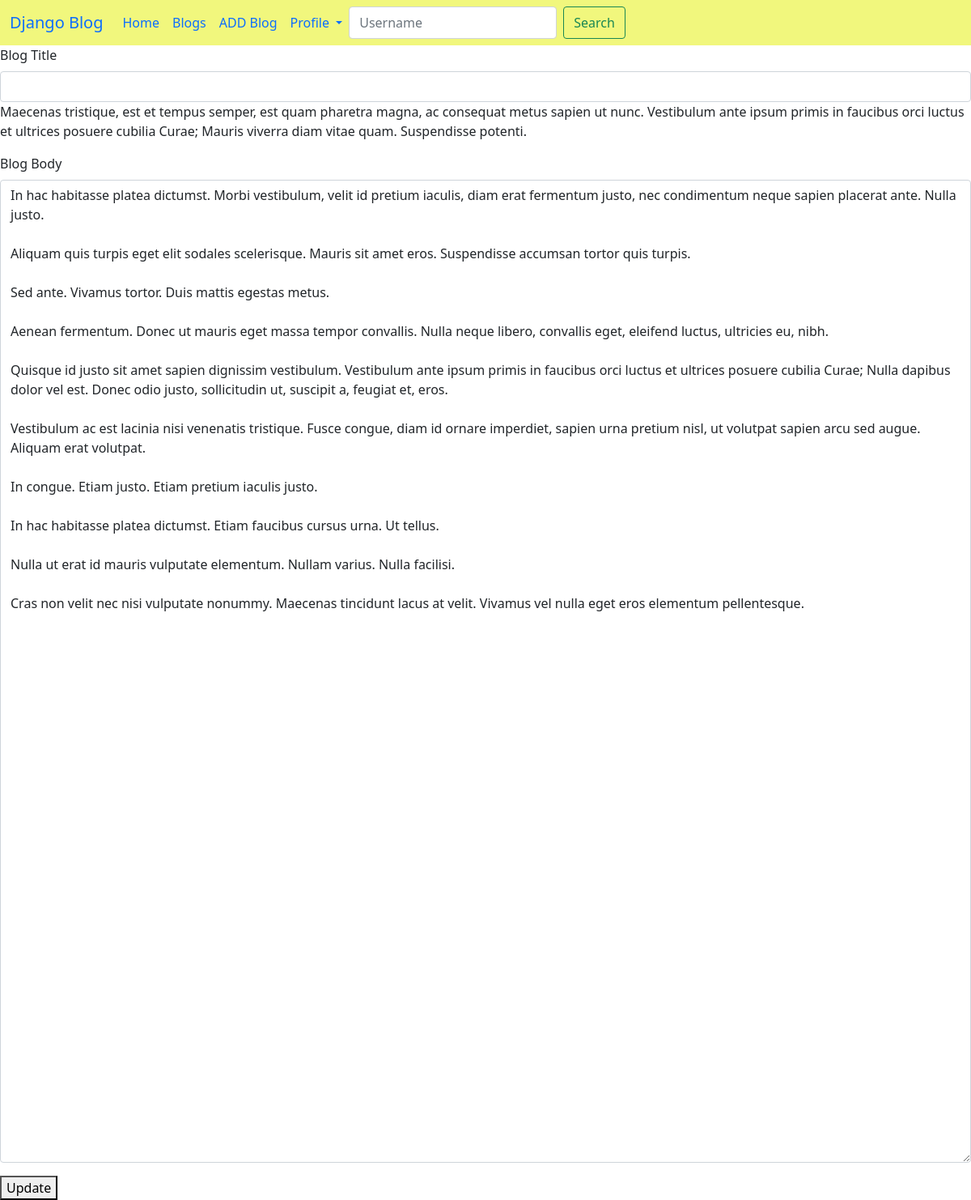
/blog/25/edit/ (signed in), run on the app's committed database.
### blog/models.py (models this page shows)
class Post(models.Model):
    title = models.CharField(max_length=1000)
    body = models.TextField(default="There no body")
    create_at = models.DateTimeField(auto_now_add=True)
    update_at = models.DateTimeField(auto_now=True)
    author = models.ForeignKey(User, models.CASCADE)
    likes = models.ManyToManyField(User, blank=True, related_name="likes")
    dislikes = models.ManyToManyField(User, blank=True, related_name="dislikes")
    class Meta:
        ordering = ["-create_at"]
    def get_absolute_url(self):
        from django.urls import reverse
        return reverse('blog:blog_detail', args=[self.pk])

### blog/views.py (the view)
# urls.py: path('blog/<int:pk>/edit/', views.blog_edit, name='blog_edit'),
def blog_edit(request, pk):
    if request.method == 'POST':
        try:
            post = Post.objects.get(pk=pk)
            post.title = request.POST['title']
            post.body = request.POST['body']
            post.save()
            return render(request, 'blog/blog_detail.html', {"post": post})
        except ObjectDoesNotExist:
            return render(request, 'blog/404.html', {"error": ObjectDoesNotExist})
    else:
        try:
            post = Post.objects.get(pk=pk)
            return render(request, 'blog/blog_edit.html', {"post": post})
        except ObjectDoesNotExist:
            return render(request, 'blog/404.html', {"error": ObjectDoesNotExist})

### blog/templates/blog/blog_edit.html (shortened to what this page needs)
{% extends 'blog/base.html' %}
{% block content %}
    <form action="{{post.get_absolute_url}}"method='post'>
        <div class="mb-3">
            <label for="exampleFormControlInput1" class="form-label">Blog Title</label>
            <input type="text" class="form-control" id="exampleFormControlInput1">{{post.title}}
        </div>
        <div class="mb-3">
            <label for="exampleFormControlTextarea1" class="form-label">Blog Body</label>
            <textarea class="form-control" id="exampleFormControlTextarea1" rows="50">{{post.body}}</textarea>
        </div>
        <button type="submit">Update</button>
{% endblock content %}

### data on the page
Post: title "Maecenas tristique, est et tempus semper, est quam pharetra magna, ac consequat metus sapien ut nunc. Vestibulum ante ipsum primis in faucibus orci luctus et ultrices posuere cubilia Curae; Mauris viverra diam vitae quam. Suspendisse potenti.", body "In hac habitasse platea dictumst. Morbi vestibulum, velit id pretium iaculis, diam erat fermentum justo, nec condimentum neque sapien placerat ante. Nulla justo. Aliquam quis turpis eget elit sodales scelerisque. Mauris sit amet eros. Suspendisse accumsan tortor quis turpis. Sed ante. Vivamus tortor. Duis mattis egestas metus. Aenean fermentum. Donec ut mauris eget massa tempor convallis. Nulla neque libero, convallis eget, eleifend luctus, ultricies eu, nibh. Quisque id justo sit amet sapien dignissim vestibulum. Vestibulum ante ipsum primis in faucibus orci luctus et ultrices posuere cubilia Curae; Nulla dapibus dolor vel est. Donec odio justo, sollicitudin ut, suscipit a, feugiat et,…"
